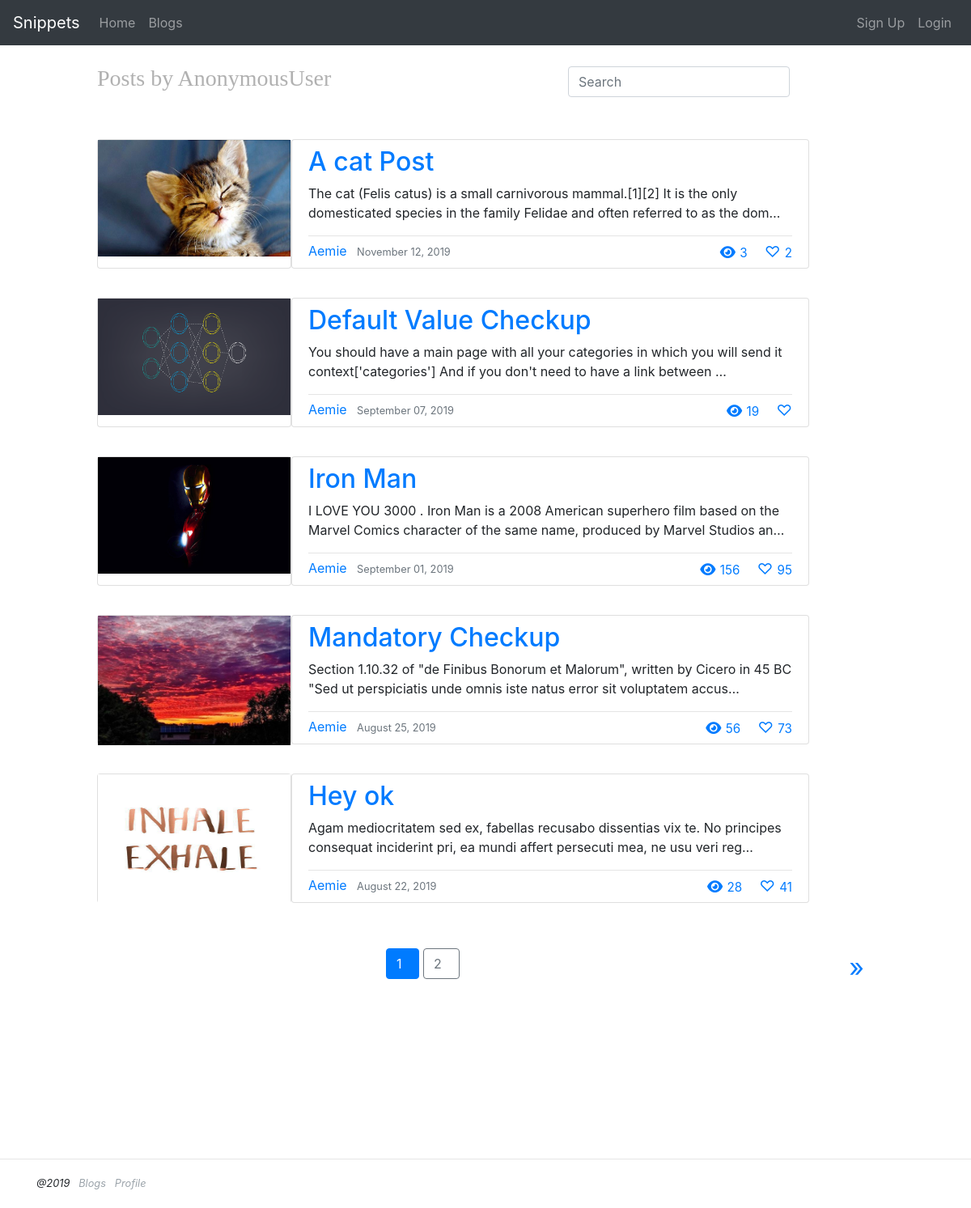
The app's page /search/ with its own data.
### Snippets/models.py (models this page shows, shortened)
class Post(models.Model) :
    title = models.CharField(max_length=100)
    content = models.TextField()
    date = models.DateTimeField(default=timezone.now)
    author = models.ForeignKey(User , on_delete=models.CASCADE) #If user deleted , delete their posts
    img = models.ImageField(default="default.jpg" , upload_to="post_pics")

### Snippets/views.py (the view)
# urls.py: path('search/',SearchPostListView.as_view(), name = 'search-posts'),
class SearchPostListView(ListView) :
    model = Post
    template_name = 'Snippets/search_post.html' #<app>/<model>_<viewtype>.html
    context_object_name = 'posts'
    paginate_by = 5 #Pagination
    queryset = Post.objects.all()
    def get_queryset(self):
        query = self.request.GET.get('q')
        if query:
            posts = Post.objects.filter(Q(title__icontains=query) | Q(content__icontains=query)).order_by('-date')
        else :
            posts = Post.objects.all().order_by('-date')
        return posts
    def get_context_data(self ,**kwargs) :
        context = super(SearchPostListView,self).get_context_data(**kwargs)
        context['likes'] = Like.objects.values('post').annotate(post_count=Count('post')).filter(post_count__gt=1)
        context['views'] = ViewPost.objects.values('post').annotate(post_view=Count('post')).filter(post_view__gt=1)
        return context

### Snippets/templates/Snippets/search_post.html (shortened to what this page needs)
{% extends "Snippets/base.html" %}
{% block content %}
    <nav class="navbar navbar-light justify-content-between" style="padding:24px 10%;">
        <h3 class="" style="color:#b1b1b1;font-family: cursive;">
            Posts by {{ user }} &nbsp;
        </h3>
        <form action="{% url 'search-posts' %}" method="get" class="form-inline" style="padding-right:10%;">
            <input class="form-control mr-sm-2" type="search" placeholder="Search" aria-label="Search" name="q">
        </form>
    </nav>
    {% for post in posts %}
      <div  style="padding:10px 10%;">
        <article class="Media content-section">
          <div class="row no-gutters">
            <div class="col-lg-3 pt-3">
              <div class="card" style="height: 10rem;">
                <img  src="{{ MEDIA_URL }}{{ post.img.url }}" alt="Card image" style="height:10rem; width:100%;">
                <a href="#" class="btn btn-link stretched-link"></a>
              </div>
            </div>
            <div class="col-lg-8 pt-3">
              <div class="card" style="height: 10rem;">
                <div style="padding:8px 20px">
                <a href="{% url 'post-detail' post.id %}" style="text-decoration: none;" class="viewbutton article-title" id="view{{ post.id }}"
                data-catid="{{ post.id }}"><h2>{{ post.title }}</h2></a>
                <p class="article-content">{{ post.content|truncatechars:150 }}</p>
                <hr style="margin:0.4em auto;">
                <div class="article-metadata" >
                  <a class="mr-2" href="{% url 'user-posts' post.author.username %}" style="text-decoration: none;">{{ post.author }}</a>
                  <small class="text-muted">{{ post.date|date:"F d, Y"}}</small>
                  {% if post.author != user %}
                        <a style="text-decoration: none;font-size:19px;float:right" class="likebutton" id="like{{ post.id }}" href="#"
                        data-catid="{{ post.id }}"> &#9825;
                        {% for like in likes %}
                        {% ifequal post.id like.post %}
                        <small>{{like.post_count}}</small>
                        {% endifequal %}
                        {% endfor %}
                      </a>
                      <a style="text-decoration: none;font-size:19px;float:right" href="#"><i style="font-size:17px;" class="fas">&#xf06e;</i>
                        {% for view in views %}
                        {% ifequal post.id view.post %}
                        <small>{{view.post_view}}</small>
                        {% endifequal %}
                        {% endfor %} &nbsp; &nbsp;
                      </a>
                  {% endif %}
                </div>
              </div>
              </div>
            </div>
          </div>
        </article>
      </div>
    {% endfor %}
    <br>
    <div class="Row-paginate" style="padding:10px 10%;">
      {% if is_paginated%}
          <div class="Column-paginate text-center">
          {% for num in page_obj.paginator.page_range %}
            {% if page_obj.number == num %}
              <a class = "btn btn-primary mb-4" href="?page={{num}}{% if query %}&q=query{% endif %} " style="text-decoration:none;">{{num}} &nbsp;</a>
            {% elif num > page_obj.number|add:'-2' and num < page_obj.number|add:'2'%}
            <a class = "btn btn-outline-secondary mb-4" href="?page={{num}}{% if query %}&q=query{% endif %} " style="text-decoration:none;">{{num}} &nbsp;</a>
            {% endif %}
          {% endfor %}
          </div>
          <div class="Column-paginate text-right">
          {% if page_obj.has_next %}
              <a  href="?page={{ page_obj.next_page_number}}{% if query %}&q=query{% endif %}" style="text-decoration:none;font-size:200%;"> &raquo; </a>
          {% endif%}
          </div>
    {% endif %}
    </div>
{% endblock content %}

### Snippets/templates/Snippets/base.html (style rules this page uses)
.Row-paginate { display: table; width: 100%; table-layout: auto; border-spacing: 12px; }
.Column-paginate { display: table-cell; }
.row.no-gutters { margin-right: 0; }
.Media { display: flex; align-items: flex-start; }

### records on screen
Post: img (picture), title "A cat Post", content "The cat (Felis catus) is a small carnivorous mammal.[1][2] It is the only domesticated species in the family Felidae and often referred to as the dom…", author "Aemie", date "November 12, 2019", post_count "2", post_view "3"
Post: img (picture), title "Default Value Checkup", content "You should have a main page with all your categories in which you will send it context['categories'] And if you don't need to have a link between …", author "Aemie", date "September 07, 2019", post_view "19"
Post: img (picture), title "Iron Man", content "I LOVE YOU 3000 . Iron Man is a 2008 American superhero film based on the Marvel Comics character of the same name, produced by Marvel Studios an…", author "Aemie", date "September 01, 2019", post_count "95", post_view "156"
Post: img (picture), title "Mandatory Checkup", content "Section 1.10.32 of \"de Finibus Bonorum et Malorum\", written by Cicero in 45 BC \"Sed ut perspiciatis unde omnis iste natus error sit voluptatem accus…", author "Aemie", date "August 25, 2019", post_count "73", post_view "56"
Post: img (picture), title "Hey ok", content "Agam mediocritatem sed ex, fabellas recusabo dissentias vix te. No principes consequat inciderint pri, ea mundi affert persecuti mea, ne usu veri reg…", author "Aemie", date "August 22, 2019", post_count "41", post_view "28"

### other values on screen
{{ user }} "AnonymousUser"
{{ num }} "1"
{{ num }} "2"
